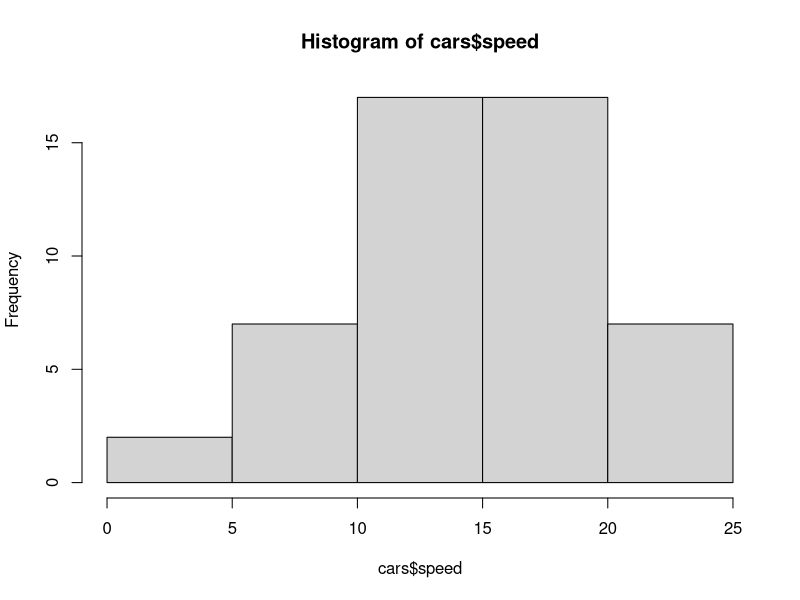
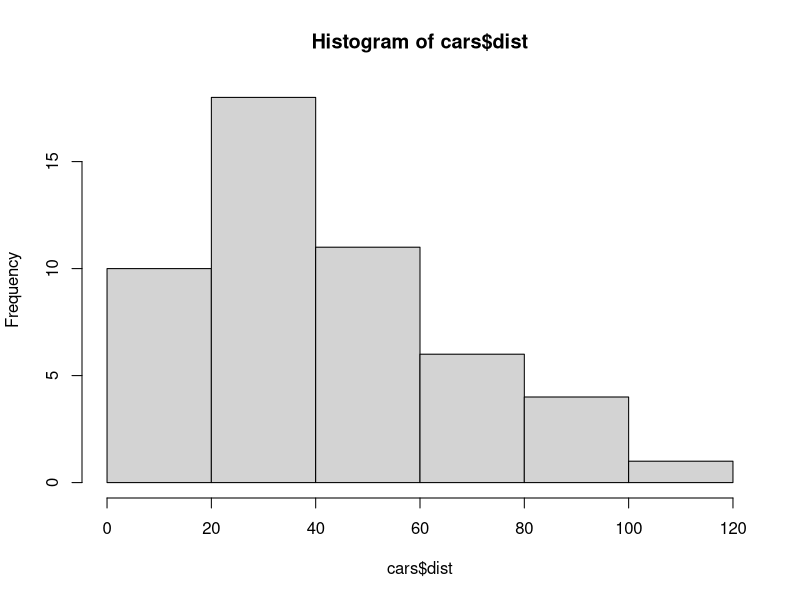
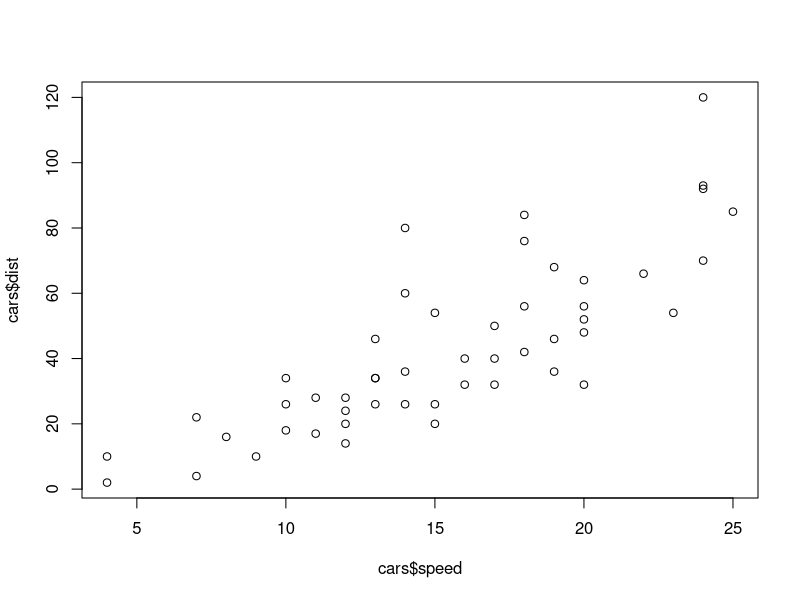
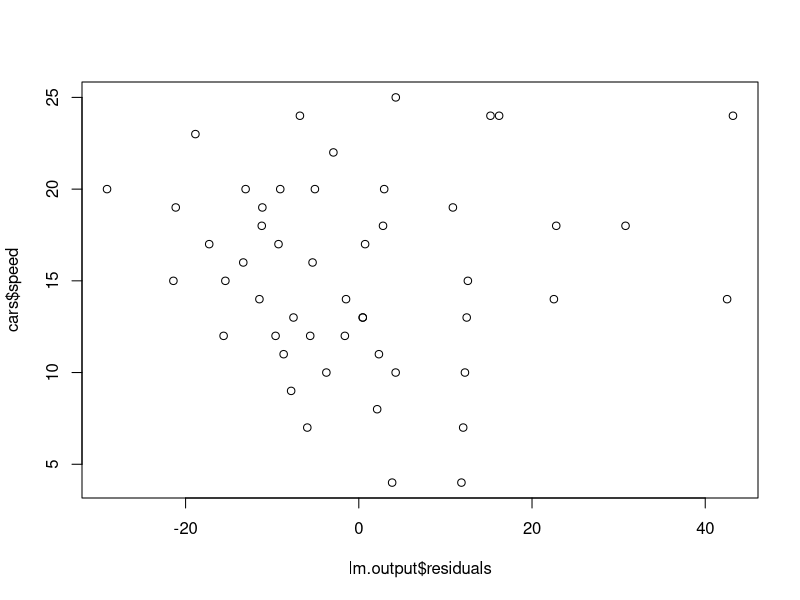

Reproduce these figures in R, in order.

#procedure
?cars

par(mfrow=c(1,1))

hist(cars$speed)
hist(cars$dist)

#scatterplot
plot(cars$speed, cars$dist)

#linear model
lm.output <- lm(formula = dist ~ speed, data = cars)
lm.output <- lm(dist ~ speed, cars)

summary(lm.output)

lm.output$residuals
lm.output$fitted.values

plot(lm.output$residuals, cars$speed)
